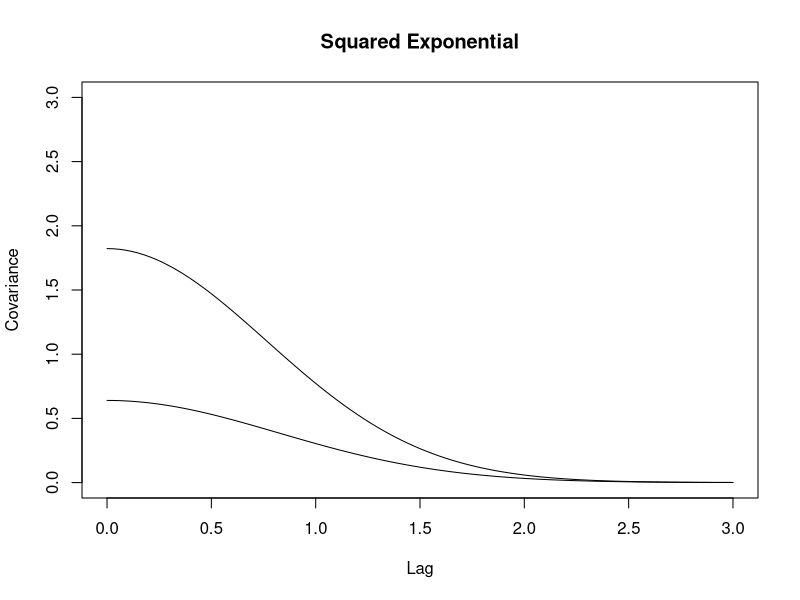
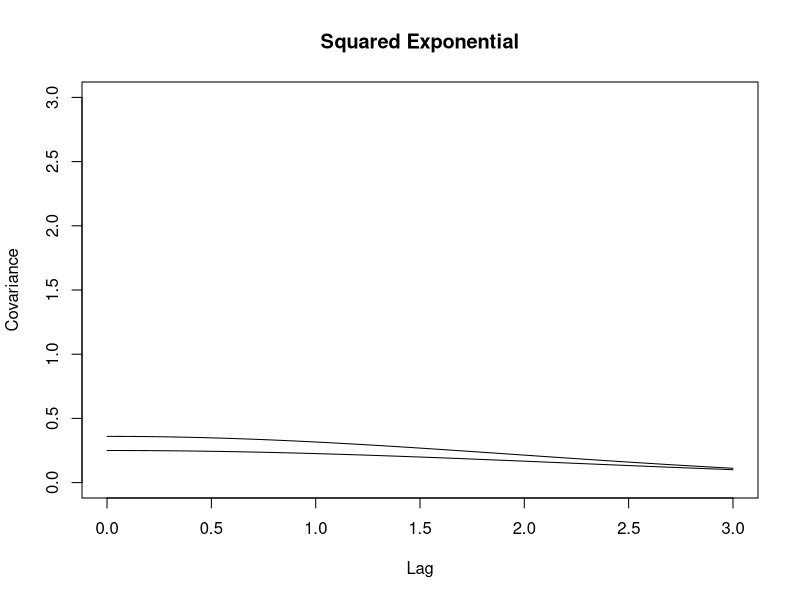
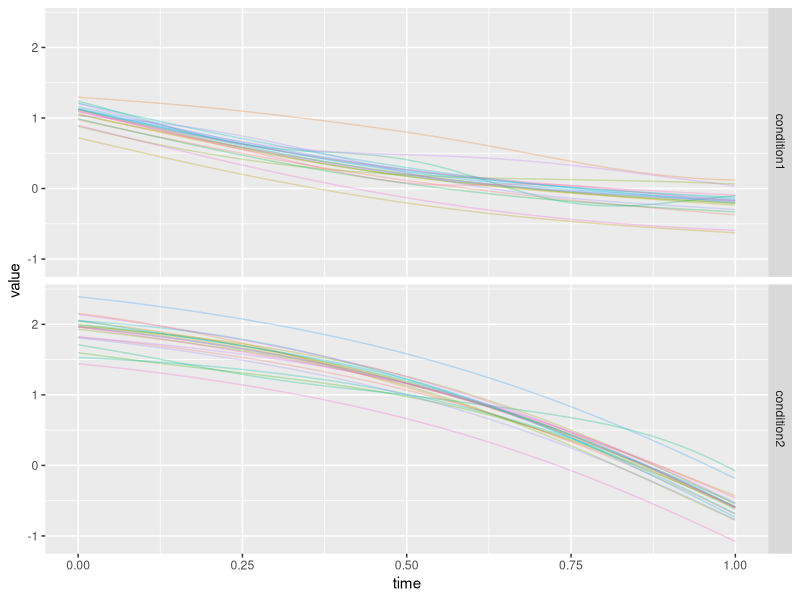

Generate these figures, in order, with R: (Note: this script raises an error after producing the figures.)
library(MASS)
library(tidyverse)
library(plyr)


# Functions ----
get_Sigmas = function(amplitudes, volatilities) {
  Sigmas = list()
  
  for (param in 1:length(amplitudes)) {
    Sigmas[[param]] = matrix(0, n_x, n_x)
    for (i in 1:n_x){
      for (j in 1:n_x){
        Sigmas[[param]][i, j] = amplitudes[param]^2*exp(-volatilities[param]^2*(1/2)*(x[i] - x[j])^2)  
      }
    }
  } 
  
  curve(amplitudes[1]^2*exp(-volatilities[1]^2*(1/2)*(x)^2), 0, (max(x)-min(x))*3, xlab="Lag", ylab="Covariance", main = "Squared Exponential", ylim = c(0, 3))
  for (param in 2:length(amplitudes)) {
    curve(amplitudes[param]^2*exp(-volatilities[param]^2*(1/2)*(x)^2), 0, (max(x)-min(x))*3, add = T, xlab="Lag", ylab="Covariance", main = "Squared Exponential")
  }
  
  return(Sigmas)
}

get_subj_Sigmas = function(subj_amplitude_sd, subj_volatility_sd, Sigmas){
  fs = list()
  fs_subj = list()
  
  for (param in 1:length(amplitudes)) {
    fs[[param]] = mvrnorm(1, mu, Sigmas[[param]])
    
    for (subj in 1:n) {
      subj_amplitude = rnorm(1, 0, subj_amplitude_sd[param])
      subj_volatility = rnorm(1, 0, subj_volatility_sd[param])
      
      subj_Sigma = matrix(0, n_x, n_x)
      for (i in 1:n_x){
        for (j in 1:n_x){
          subj_Sigma[i, j] = subj_amplitude^2*exp(-subj_volatility^2*(1/2)*(x[i] - x[j])^2)  
        }
      }
      
      f_subj_val = fs[[param]] + mvrnorm(1, mu, subj_Sigma)
      f_subj = data.frame(value = f_subj_val, parameter = param, id = subj, time = x)
      
      idx = ((param-1)*n+1) + subj
      fs_subj[[idx]] = f_subj
    }
  }
  
  return(list("fs" = fs, "fs_subj" = fs_subj))
}


# Experimental parameters ----
n = 20  # number of participants

# trajectory time points
x = 0:100/100  # I make it 0 to 1 so that amplitudes and volatilities are on the right scale
n_x = length(x)

# mean function
mu = rep(0, n_x)


# Group GPs ----
# covariance matrix with hyperparameters
# c(condition1, condition2)
# 1s contrast matrix 
amplitudes = c(0.80, 1.35)
volatilities = c(1.22, 1.31)

Sigmas = get_Sigmas(amplitudes, volatilities)


# Group GPs for Noise ----
namplitudes = c(0.50, 0.60)
nvolatilities = c(0.45, 0.51)

nSigmas = get_Sigmas(namplitudes, nvolatilities)



# Sample Mean Functions ----
subj_amplitude_sd = c(0.13, 0.23)
subj_volatility_sd = c(2.91, 2.34)

temp = get_subj_Sigmas(subj_amplitude_sd, subj_volatility_sd, Sigmas)
fs = temp$fs
fs_subj = temp$fs_subj

df = do.call(rbind, fs_subj)
df$parameter = factor(
  ifelse(
    df$parameter == 1
    , "condition1"
    , "condition2"
  )
)

names(df)[2] = c("condition")

df %>%
  ggplot()+
  geom_line(aes(x=time, y=value, color=factor(id)), alpha = 0.3)+
  facet_grid(condition~.)+
  theme(legend.position="none")

# save generative function (f(x))
saveRDS(df, file = "/Users/ghislaindentremont/Documents/Experiments/Trajectory/Jenn Study/previous_analyses/fake_proposal/fake_data_proposal_subj.rds")

# population
df_pop = do.call(cbind, fs)
df_pop = data.frame(df_pop)
names(df_pop) = c("condition1", "condition2")  
df_pop %>%
  mutate(
    time = x
  ) -> df_pop

df_pop %>%
  gather(condition, value, condition1:condition2) %>%
  ggplot()+
  geom_line(aes(x=time, y=value))+
  facet_grid(condition~.)

# save generative function (f(x))
saveRDS(df_pop, file = "/Users/ghislaindentremont/Documents/Experiments/Trajectory/Jenn Study/previous_analyses/fake_proposal/fake_data_proposal_pop.rds")



# Sample Noise Functions ----
subj_namplitude_sd = c(0.13, 0.23)
subj_nvolatility_sd = c(2.91, 2.34)

temp = get_subj_Sigmas(subj_namplitude_sd, subj_nvolatility_sd, nSigmas)
fs_noise = temp$fs
fs_noise_subj = temp$fs_subj

df_noise = do.call(rbind, fs_noise_subj)
df_noise$parameter = factor(
  ifelse(
    df_noise$parameter == 1
    , "condition1"
    , "condition2"
  )
)

names(df_noise)[2] = c("condition")

df_noise %>%
  ggplot()+
  geom_line(aes(x=time, y=value, color=factor(id)), alpha = 0.3)+
  facet_grid(condition~.)+
  theme(legend.position="none")

# save generative function (f(x))
saveRDS(df_noise, file = "/Users/ghislaindentremont/Documents/Experiments/Trajectory/Jenn Study/previous_analyses/fake_proposal/fake_data_proposal_subj_noise.rds")

# population
df_noise_pop = do.call(cbind, fs_noise)
df_noise_pop = data.frame(df_noise_pop)
names(df_noise_pop) = c("condition1", "condition2") 
df_noise_pop %>%
  mutate(
    time = x
  ) -> df_noise_pop

df_noise_pop %>%
  gather(condition, value, condition1:condition2) %>%
  ggplot()+
  geom_line(aes(x=time, y=value))+
  facet_grid(condition~.)

# same generative function (f(x))
saveRDS(df_noise_pop, file = "/Users/ghislaindentremont/Documents/Experiments/Trajectory/Jenn Study/previous_analyses/fake_proposal/fake_data_proposal_pop_noise.rds")



# Sampling from f(x)s with noise ----
n_trials_by_condition = 100

mean(df$id == df_noise$id)
mean(df$time == df_noise$time)
mean(df$condition == df_noise$condition)

df$noise = df_noise$value

df_final2 = ddply(
  .data = df
  , .variables = c("condition","id")
  , .fun = function(df_piece) {
    f_noise = t(mvrnorm(n_trials_by_condition, df_piece$value, exp(df_piece$noise)^2*diag(nrow(df_piece))))
    data.frame(f_noise, time=df_piece$time)
  }
)

df_final = df_final2 %>%
  gather(trial, value, -c(condition, id, time), factor_key = T)

df_final$condition = factor(df_final$condition)
df_final$id = factor(df_final$id)

df_final %>%
  filter(as.numeric(id) <= 5) %>%
  ggplot()+
  geom_line(aes(x=time, y=value, color=trial), alpha = 0.1)+
  facet_grid(condition~id)+
  theme(legend.position="none")

df_id_means = aggregate(value ~ time + condition + id, data=df_final, FUN=mean)

df_id_means %>%
  filter(as.numeric(id) <= 5) %>%
  ggplot()+
  geom_line(aes(x=time, y=value))+
  facet_grid(condition~id)

# change column names etc.
names(df_final)[5] = c("position")
df_final$coordinate = factor("z")

# Save File ----
saveRDS(df_final, file = "/Users/ghislaindentremont/Documents/Experiments/Trajectory/Jenn Study/previous_analyses/fake_proposal/fake_data_proposal.rds")
